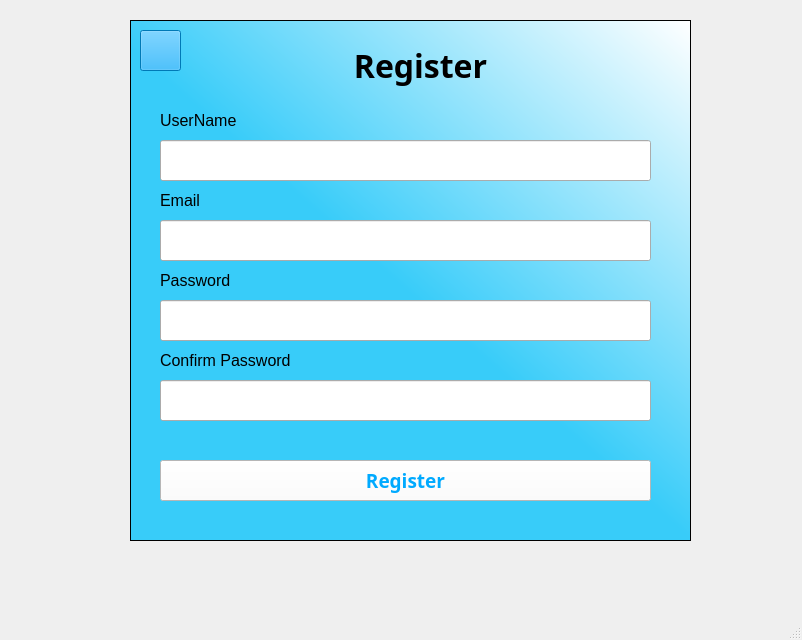
<?xml version="1.0" encoding="UTF-8"?>
<ui version="4.0">
 <class>MainWindow</class>
 <widget class="QMainWindow" name="MainWindow">
  <property name="geometry">
   <rect>
    <x>0</x>
    <y>0</y>
    <width>802</width>
    <height>640</height>
   </rect>
  </property>
  <property name="windowTitle">
   <string>MainWindow</string>
  </property>
  <widget class="QWidget" name="centralwidget">
   <widget class="QTableWidget" name="tableWidget">
    <property name="geometry">
     <rect>
      <x>130</x>
      <y>20</y>
      <width>561</width>
      <height>521</height>
     </rect>
    </property>
    <property name="styleSheet">
     <string notr="true">background-color: qlineargradient(spread:pad, x1:0.502488, y1:0.528, x2:1, y2:0, stop:0 rgba(56, 204, 249, 255), stop:1 rgba(255, 255, 255, 255));
color: rgb(255, 255, 255);

</string>
    </property>
   </widget>
   <widget class="QLabel" name="label">
    <property name="geometry">
     <rect>
      <x>300</x>
      <y>40</y>
      <width>241</width>
      <height>51</height>
     </rect>
    </property>
    <property name="font">
     <font>
      <family>Script MT Bold</family>
      <pointsize>24</pointsize>
      <weight>75</weight>
      <bold>true</bold>
     </font>
    </property>
    <property name="text">
     <string>&lt;html&gt;&lt;head/&gt;&lt;body&gt;&lt;p align=&quot;center&quot;&gt;Register&lt;/p&gt;&lt;/body&gt;&lt;/html&gt;</string>
    </property>
   </widget>
   <widget class="QPushButton" name="pushButtonRegister">
    <property name="geometry">
     <rect>
      <x>160</x>
      <y>460</y>
      <width>491</width>
      <height>41</height>
     </rect>
    </property>
    <property name="baseSize">
     <size>
      <width>0</width>
      <height>0</height>
     </size>
    </property>
    <property name="font">
     <font>
      <family>Segoe UI Semilight</family>
      <pointsize>14</pointsize>
      <weight>75</weight>
      <italic>false</italic>
      <bold>true</bold>
     </font>
    </property>
    <property name="styleSheet">
     <string notr="true">background-color: rgb(255, 255, 255);
color: rgb(0, 170, 255);</string>
    </property>
    <property name="text">
     <string>Register</string>
    </property>
    <property name="icon">
     <iconset>
      <normaloff>images/ic_signin.png</normaloff>images/ic_signin.png</iconset>
    </property>
    <property name="iconSize">
     <size>
      <width>40</width>
      <height>40</height>
     </size>
    </property>
   </widget>
   <widget class="QLabel" name="label_12">
    <property name="geometry">
     <rect>
      <x>160</x>
      <y>100</y>
      <width>141</width>
      <height>41</height>
     </rect>
    </property>
    <property name="font">
     <font>
      <pointsize>12</pointsize>
     </font>
    </property>
    <property name="text">
     <string>UserName</string>
    </property>
   </widget>
   <widget class="QLineEdit" name="lineEditUserName">
    <property name="geometry">
     <rect>
      <x>160</x>
      <y>140</y>
      <width>491</width>
      <height>41</height>
     </rect>
    </property>
    <property name="sizePolicy">
     <sizepolicy hsizetype="Expanding" vsizetype="Fixed">
      <horstretch>0</horstretch>
      <verstretch>0</verstretch>
     </sizepolicy>
    </property>
    <property name="font">
     <font>
      <stylestrategy>PreferDefault</stylestrategy>
     </font>
    </property>
    <property name="focusPolicy">
     <enum>Qt::StrongFocus</enum>
    </property>
    <property name="contextMenuPolicy">
     <enum>Qt::DefaultContextMenu</enum>
    </property>
    <property name="layoutDirection">
     <enum>Qt::LeftToRight</enum>
    </property>
    <property name="styleSheet">
     <string notr="true">color: rgb(0, 0, 0);</string>
    </property>
   </widget>
   <widget class="QLabel" name="label_19">
    <property name="geometry">
     <rect>
      <x>160</x>
      <y>260</y>
      <width>121</width>
      <height>41</height>
     </rect>
    </property>
    <property name="font">
     <font>
      <pointsize>12</pointsize>
     </font>
    </property>
    <property name="text">
     <string>Password</string>
    </property>
   </widget>
   <widget class="QLineEdit" name="lineEditPassword">
    <property name="geometry">
     <rect>
      <x>160</x>
      <y>300</y>
      <width>491</width>
      <height>41</height>
     </rect>
    </property>
    <property name="focusPolicy">
     <enum>Qt::StrongFocus</enum>
    </property>
    <property name="echoMode">
     <enum>QLineEdit::Password</enum>
    </property>
   </widget>
   <widget class="QLabel" name="label_13">
    <property name="geometry">
     <rect>
      <x>160</x>
      <y>180</y>
      <width>141</width>
      <height>41</height>
     </rect>
    </property>
    <property name="font">
     <font>
      <pointsize>12</pointsize>
     </font>
    </property>
    <property name="text">
     <string>Email</string>
    </property>
   </widget>
   <widget class="QLineEdit" name="lineEditEmail">
    <property name="geometry">
     <rect>
      <x>160</x>
      <y>220</y>
      <width>491</width>
      <height>41</height>
     </rect>
    </property>
    <property name="styleSheet">
     <string notr="true">color: rgb(0, 0, 0);</string>
    </property>
    <property name="cursorPosition">
     <number>0</number>
    </property>
   </widget>
   <widget class="QLabel" name="label_20">
    <property name="geometry">
     <rect>
      <x>160</x>
      <y>340</y>
      <width>181</width>
      <height>41</height>
     </rect>
    </property>
    <property name="font">
     <font>
      <pointsize>12</pointsize>
     </font>
    </property>
    <property name="styleSheet">
     <string notr="true"/>
    </property>
    <property name="text">
     <string>Confirm Password</string>
    </property>
   </widget>
   <widget class="QLineEdit" name="lineEditConfirmPassword">
    <property name="geometry">
     <rect>
      <x>160</x>
      <y>380</y>
      <width>491</width>
      <height>41</height>
     </rect>
    </property>
    <property name="focusPolicy">
     <enum>Qt::StrongFocus</enum>
    </property>
    <property name="echoMode">
     <enum>QLineEdit::Password</enum>
    </property>
   </widget>
   <widget class="QPushButton" name="pushButtonBack">
    <property name="geometry">
     <rect>
      <x>140</x>
      <y>30</y>
      <width>41</width>
      <height>41</height>
     </rect>
    </property>
    <property name="font">
     <font>
      <pointsize>10</pointsize>
     </font>
    </property>
    <property name="styleSheet">
     <string notr="true">color: rgb(0, 170, 255);
background-color: rgb(0, 170, 255);</string>
    </property>
    <property name="text">
     <string/>
    </property>
    <property name="icon">
     <iconset>
      <normaloff>images/ic_exit.png</normaloff>images/ic_exit.png</iconset>
    </property>
    <property name="iconSize">
     <size>
      <width>30</width>
      <height>30</height>
     </size>
    </property>
   </widget>
  </widget>
  <widget class="QMenuBar" name="menubar">
   <property name="geometry">
    <rect>
     <x>0</x>
     <y>0</y>
     <width>802</width>
     <height>26</height>
    </rect>
   </property>
  </widget>
  <widget class="QStatusBar" name="statusbar"/>
 </widget>
 <resources/>
 <connections/>
</ui>
